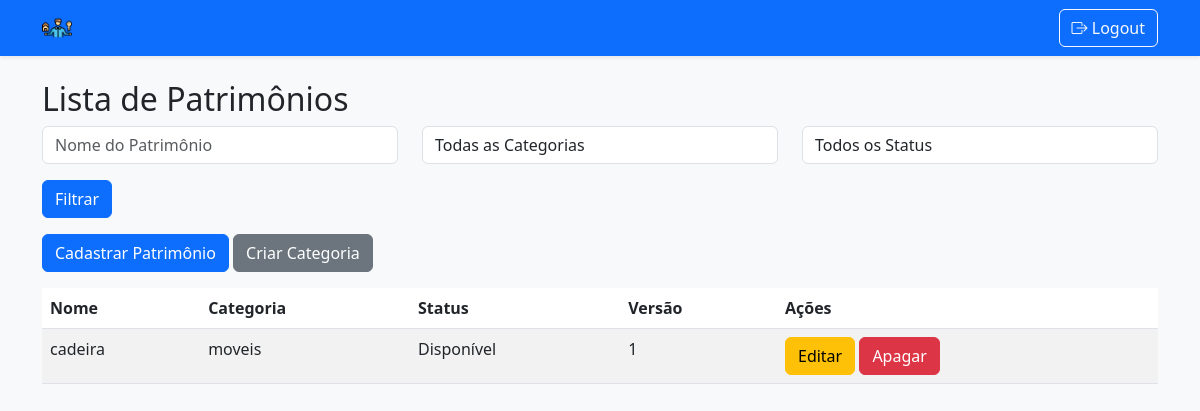
Screenshot of /Eder/listagem (signed in) with the database file from the repository.
### backend/models.py (models this page shows)
class Patrimonio(db.Model):
    id = db.Column(db.Integer, primary_key=True)
    nome = db.Column(db.String(50), nullable=False)
    categoria_id = db.Column(db.Integer, db.ForeignKey('categoria.id'), nullable=False)
    categoria = db.relationship('Categoria', backref=db.backref('patrimonios', lazy=True))
    status = db.Column(db.String(20))
    versao = db.Column(db.Integer, nullable=False, default=1)  # Novo campo de versão
    funcionario_id = db.Column(db.Integer, db.ForeignKey('funcionario.id'), nullable=True)
    funcionario = db.relationship('Funcionario', back_populates='patrimonios')

class Categoria(db.Model):
    id = db.Column(db.Integer, primary_key=True)
    nome = db.Column(db.String(50), unique=True, nullable=False)

### backend/routes/main_routes.py (the view)
@main.route('/<username>/listagem')
@login_required
def listagem(username):
    if username != current_user.username:
        flash('Acesso restrito.')
        return redirect(url_for('main.index', username=current_user.username))
    query = Patrimonio.query
    nome = request.args.get('nome')
    categoria = request.args.get('categoria')
    status = request.args.get('status')
    if nome:
        query = query.filter(Patrimonio.nome.ilike(f'%{nome}%'))
    if categoria:
        query = query.filter(Patrimonio.categoria.has(nome=categoria))
    if status:
        query = query.filter(Patrimonio.status == status)
    patrimonios = query.all()
    categorias = Categoria.query.all()
    return render_template('index.html', patrimonios=patrimonios, categorias=categorias)

### backend/__init__.py (called while the page is built)
def create_app():
    app = Flask(__name__)
    app.config['SECRET_KEY'] = 'sua-chave-secreta'
    app.config['SQLALCHEMY_DATABASE_URI'] = f'sqlite:///{os.path.abspath(os.path.join(os.path.dirname(__file__), "../infra/gerPtrimonio.db"))}'
    db.init_app(app)
    login_manager = LoginManager()
    login_manager.login_view = 'auth.login'
    login_manager.init_app(app)
    @login_manager.user_loader
    def load_user(user_id):
        return User.query.get(int(user_id))
    @app.context_processor
    def inject_user():
        return dict(current_user=current_user)
    from .routes import register_routes
    register_routes(app)
    return app

### backend/models.py (called while the page is built)
    @property
    def is_active(self):
        return self.active

### backend/templates/index.html (shortened to what this page needs)
{% extends "base.html" %}
{% block content %}
<h2>Lista de Patrimônios</h2>
<form method="GET" action="{{ url_for('main.listagem', username=current_user.username) }}" class="mb-3">
    <div class="row">
        <div class="col-md-4">
            <input type="text" name="nome" class="form-control" placeholder="Nome do Patrimônio" value="{{ request.args.get('nome', '') }}">
        </div>
        <div class="col-md-4">
            <select name="categoria" class="form-control">
                <option value="">Todas as Categorias</option>
            </select>
        </div>
        <div class="col-md-4">
            <select name="status" class="form-control">
                <option value="">Todos os Status</option>
            </select>
        </div>
    </div>
    <div class="row mt-3">
        <div class="col-md-12">
            <button type="submit" class="btn btn-primary">Filtrar</button>
        </div>
    </div>
</form>
{% if current_user.cargo in ['Admin', 'Supervisor'] %}
<button class="btn btn-primary mb-3" data-bs-toggle="modal" data-bs-target="#cadastroModal">Cadastrar Patrimônio</button>
<a href="{{ url_for('main.categorias', username=current_user.username) }}" class="btn btn-secondary mb-3">
    Criar Categoria
</a>
{% endif %}
<table id="patrimonioTable" class="table table-striped">
    <thead>
        <tr>
            <th>Nome</th>
            <th>Categoria</th>
            <th>Status</th>
            <th>Versão</th>
            <th>Ações</th>
        </tr>
    </thead>
    <tbody>
        {% for patrimonio in patrimonios %}
        <tr>
            <td>{{ patrimonio.nome }}</td>
            <td>{{ patrimonio.categoria.nome }}</td>
            <td>{{ patrimonio.status }}</td>
            <td>{{ patrimonio.versao }}</td>
            <td>
                {% if current_user.cargo in ['Admin', 'Supervisor'] %}
                <a href="{{ url_for('main.editar', username=current_user.username, id=patrimonio.id) }}" class="btn btn-warning">Editar</a>
                <form method="POST" action="{{ url_for('main.apagar', username=current_user.username, id=patrimonio.id) }}" style="display:inline;">
                    <button type="submit" class="btn btn-danger">Apagar</button>
                </form>
                {% endif %}
            </td>
        </tr>
        {% endfor %}
    </tbody>
</table>
{% endblock %}

### rows the page displays
Patrimonio: nome "cadeira", categoria.nome "moveis", status "Disponível", versao "1"
